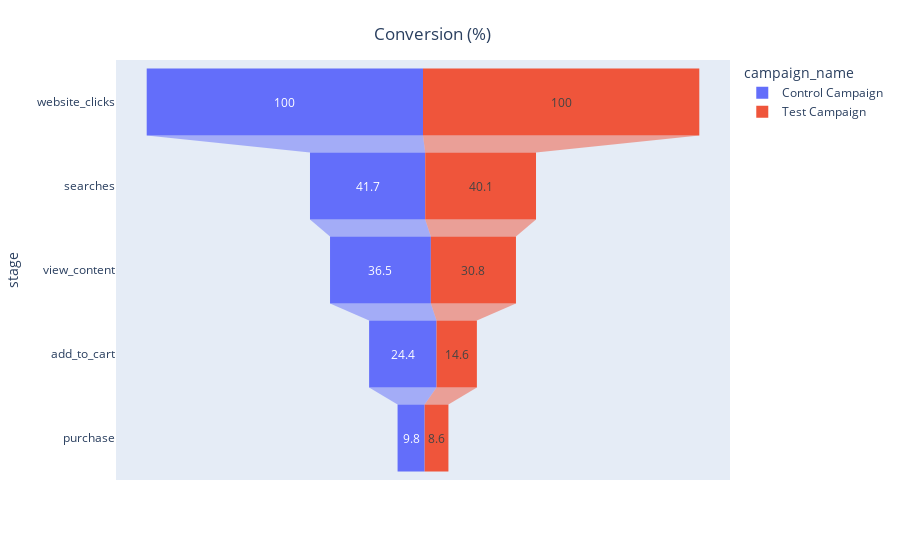

Here is the notebook cell this chart was saved with:
### Code cell
stages = ["website_clicks", "searches", "view_content", "add_to_cart", "purchase"]
df_ret = pd.DataFrame(dict(number=[100.0, 41.7, 36.5, 24.4, 9.8], stage=stages))
df_ret['campaign_name'] = 'Control Campaign'
df_ret1 = pd.DataFrame(dict(number=[100.0, 40.1, 30.8, 14.6, 8.6], stage=stages))
df_ret1['campaign_name'] = 'Test Campaign'
df_pic1 = pd.concat([df_ret, df_ret1], axis=0)
fig = px.funnel(df_pic1, x='number', y='stage', color='campaign_name')
fig.update_layout(
    title={
        'text': "Conversion (%)",
        'y':0.95,
        'x':0.48,
        'xanchor': 'center',
        'yanchor': 'top'})
fig.show()

### Figure 1 — Plotly figure (JSON) as saved in the notebook; plotly's stock layout.template omitted (floating-point values rounded to 4 significant figures)
{"data": [{"hovertemplate": "campaign_name=Control Campaign<br>number=%{x}<br>stage=%{y}<extra></extra>", "legendgroup": "Control Campaign", "marker": {"color": "#636efa"}, "name": "Control Campaign", "orientation": "h", "showlegend": true, "type": "funnel", "x": [100, 41.7, 36.5, 24.4, 9.8], "xaxis": "x", "y": ["website_clicks", "searches", "view_content", "add_to_cart", "purchase"], "yaxis": "y"}, {"hovertemplate": "campaign_name=Test Campaign<br>number=%{x}<br>stage=%{y}<extra></extra>", "legendgroup": "Test Campaign", "marker": {"color": "#EF553B"}, "name": "Test Campaign", "orientation": "h", "showlegend": true, "type": "funnel", "x": [100, 40.1, 30.8, 14.6, 8.6], "xaxis": "x", "y": ["website_clicks", "searches", "view_content", "add_to_cart", "purchase"], "yaxis": "y"}], "layout": {"legend": {"title": {"text": "campaign_name"}, "tracegroupgap": 0}, "margin": {"t": 60}, "title": {"text": "Conversion (%)", "x": 0.48, "xanchor": "center", "y": 0.95, "yanchor": "top"}, "xaxis": {"anchor": "y", "domain": [0, 1], "title": {"text": "number"}}, "yaxis": {"anchor": "x", "domain": [0, 1], "title": {"text": "stage"}}}}
